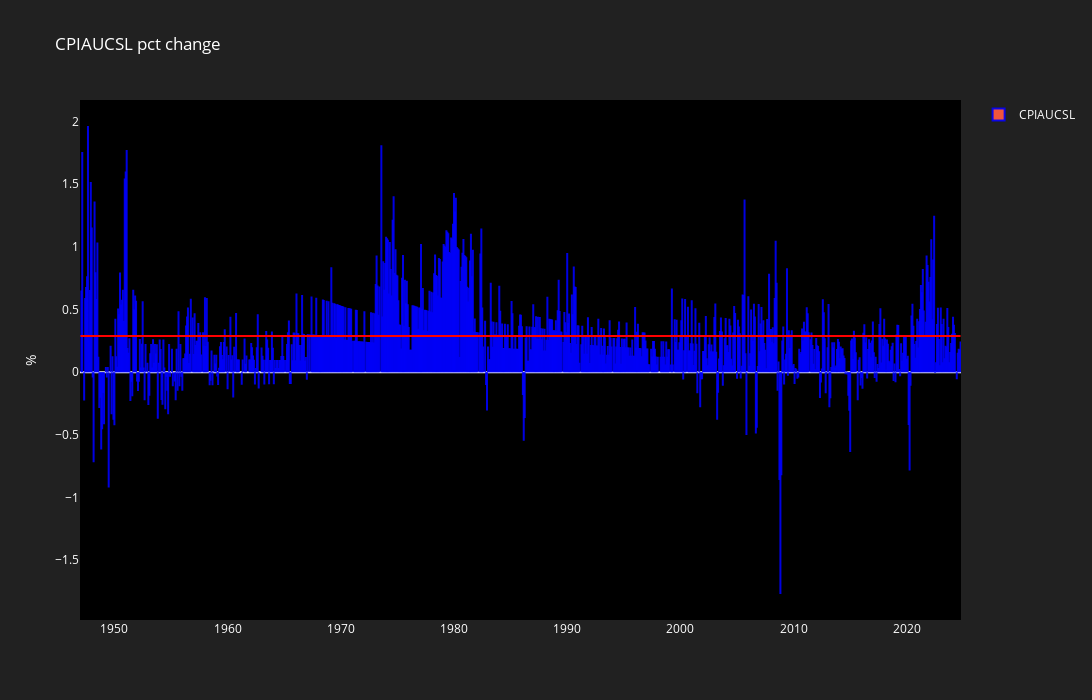

Notebook code for this chart:
### Markdown cell above
- CPIAUCSL pct change

### Code cell
fig = go.Figure()

fig.add_trace(go.Scatter(
    x=CPIAUCSL_df.index, 
    y=[100 * stats.mean] * (stats.nobs + 1), 
    name='PMI 50 Points',
    line=dict(width=2),
    hoverinfo="skip",
    showlegend=False,
    marker=dict(color='red'),
))

fig.add_trace(go.Bar(
    x=CPIAUCSL_df.index,
    y=CPIAUCSL_df['^ %'] * 100,
    name='CPIAUCSL',
    marker=dict(line=dict(color='rgba(0, 0,250, .9)', width=2)),
    width=0.5,
))

fig.update_layout(
    title=dict(text='CPIAUCSL pct change'),
    plot_bgcolor="black",
    paper_bgcolor="#212121",
    font=dict(color="white"),
    width=1400,
    height=700,
    yaxis=dict(title="%", exponentformat="none", showgrid=False),
    barmode="group",
    xaxis=dict(showgrid=False),
    hovermode="x unified",
)

fig.show()

### Figure 1 — Plotly figure (JSON) as saved in the notebook; plotly's stock layout.template omitted (floating-point values rounded to 4 significant figures; data arrays with more than 128 entries replaced by an {"elided": "..."} marker saying what was removed)
{"data": [{"hoverinfo": "skip", "line": {"width": 2}, "marker": {"color": "red"}, "name": "PMI 50 Points", "showlegend": false, "type": "scatter", "x": {"elided": "934 str values"}, "y": {"elided": "934 float values"}}, {"marker": {"line": {"color": "rgba(0, 0,250, .9)", "width": 2}}, "name": "CPIAUCSL", "type": "bar", "width": 0.5, "x": {"elided": "934 str values"}, "y": {"elided": "934 float values"}}], "layout": {"barmode": "group", "font": {"color": "white"}, "height": 700, "hovermode": "x unified", "paper_bgcolor": "#212121", "plot_bgcolor": "black", "title": {"text": "CPIAUCSL pct change"}, "width": 1400, "xaxis": {"showgrid": false}, "yaxis": {"exponentformat": "none", "showgrid": false, "title": {"text": "%"}}}}
